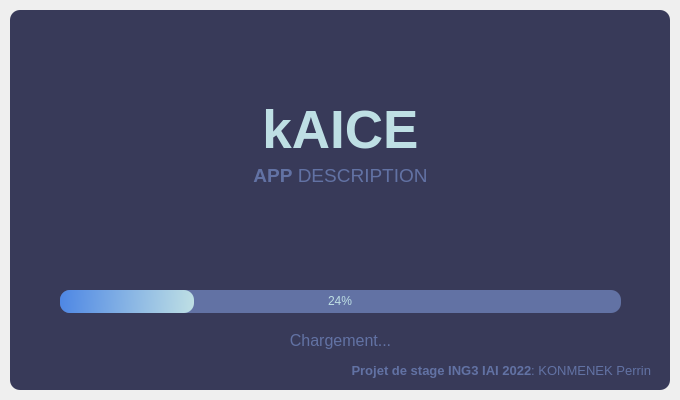
<?xml version="1.0" encoding="UTF-8"?>
<ui version="4.0">
 <class>SplashScreen</class>
 <widget class="QMainWindow" name="SplashScreen">
  <property name="geometry">
   <rect>
    <x>0</x>
    <y>0</y>
    <width>680</width>
    <height>400</height>
   </rect>
  </property>
  <property name="windowTitle">
   <string>MainWindow</string>
  </property>
  <widget class="QWidget" name="centralwidget">
   <layout class="QVBoxLayout" name="verticalLayout">
    <property name="spacing">
     <number>0</number>
    </property>
    <property name="leftMargin">
     <number>10</number>
    </property>
    <property name="topMargin">
     <number>10</number>
    </property>
    <property name="rightMargin">
     <number>10</number>
    </property>
    <property name="bottomMargin">
     <number>10</number>
    </property>
    <item>
     <widget class="QFrame" name="dropShadowFrame">
      <property name="styleSheet">
       <string notr="true">QFrame {	
	background-color: rgb(56, 58, 89);	
	color: rgb(220, 220, 220);
	border-radius: 10px;
}</string>
      </property>
      <property name="frameShape">
       <enum>QFrame::StyledPanel</enum>
      </property>
      <property name="frameShadow">
       <enum>QFrame::Raised</enum>
      </property>
      <widget class="QLabel" name="label_title">
       <property name="geometry">
        <rect>
         <x>0</x>
         <y>90</y>
         <width>661</width>
         <height>61</height>
        </rect>
       </property>
       <property name="font">
        <font>
         <family>Segoe UI</family>
         <pointsize>40</pointsize>
        </font>
       </property>
       <property name="styleSheet">
        <string notr="true">color: rgb(190, 223, 228);</string>
       </property>
       <property name="text">
        <string>&lt;html&gt;&lt;head/&gt;&lt;body&gt;&lt;p align=&quot;center&quot;&gt;&lt;span style=&quot; font-weight:600;&quot;&gt;kAICE&lt;/span&gt;&lt;/p&gt;&lt;/body&gt;&lt;/html&gt;</string>
       </property>
       <property name="alignment">
        <set>Qt::AlignCenter</set>
       </property>
      </widget>
      <widget class="QLabel" name="label_description">
       <property name="geometry">
        <rect>
         <x>0</x>
         <y>150</y>
         <width>661</width>
         <height>31</height>
        </rect>
       </property>
       <property name="font">
        <font>
         <family>Segoe UI</family>
         <pointsize>14</pointsize>
        </font>
       </property>
       <property name="styleSheet">
        <string notr="true">color: rgb(98, 114, 164);</string>
       </property>
       <property name="text">
        <string>&lt;strong&gt;APP&lt;/strong&gt; DESCRIPTION</string>
       </property>
       <property name="alignment">
        <set>Qt::AlignCenter</set>
       </property>
      </widget>
      <widget class="QProgressBar" name="progressBar">
       <property name="geometry">
        <rect>
         <x>50</x>
         <y>280</y>
         <width>561</width>
         <height>23</height>
        </rect>
       </property>
       <property name="styleSheet">
        <string notr="true">QProgressBar {
	
	background-color: rgb(98, 114, 164);
	color: rgb(190, 223, 228);
	border-style: none;
	border-radius: 10px;
	text-align: center;
}
QProgressBar::chunk{
	border-radius: 10px;
	
	color: rgb(78, 135, 228);
	background-color: qlineargradient(spread:pad, x1:0, y1:0.511364, x2:1, y2:0.523, stop:0 rgba(78, 135, 228, 255), stop:1 rgba(190, 223, 228, 255));
}</string>
       </property>
       <property name="value">
        <number>24</number>
       </property>
      </widget>
      <widget class="QLabel" name="label_loading">
       <property name="geometry">
        <rect>
         <x>0</x>
         <y>320</y>
         <width>661</width>
         <height>21</height>
        </rect>
       </property>
       <property name="font">
        <font>
         <family>Segoe UI</family>
         <pointsize>12</pointsize>
        </font>
       </property>
       <property name="styleSheet">
        <string notr="true">color: rgb(98, 114, 164);</string>
       </property>
       <property name="text">
        <string>Chargement...</string>
       </property>
       <property name="alignment">
        <set>Qt::AlignCenter</set>
       </property>
      </widget>
      <widget class="QLabel" name="label_credits">
       <property name="geometry">
        <rect>
         <x>20</x>
         <y>350</y>
         <width>621</width>
         <height>21</height>
        </rect>
       </property>
       <property name="font">
        <font>
         <family>Segoe UI</family>
         <pointsize>10</pointsize>
        </font>
       </property>
       <property name="styleSheet">
        <string notr="true">color: rgb(98, 114, 164);</string>
       </property>
       <property name="text">
        <string>&lt;strong&gt;Projet de stage ING3 IAI 2022&lt;/strong&gt;: KONMENEK Perrin</string>
       </property>
       <property name="alignment">
        <set>Qt::AlignRight|Qt::AlignTrailing|Qt::AlignVCenter</set>
       </property>
      </widget>
     </widget>
    </item>
   </layout>
  </widget>
 </widget>
 <resources/>
 <connections/>
</ui>
